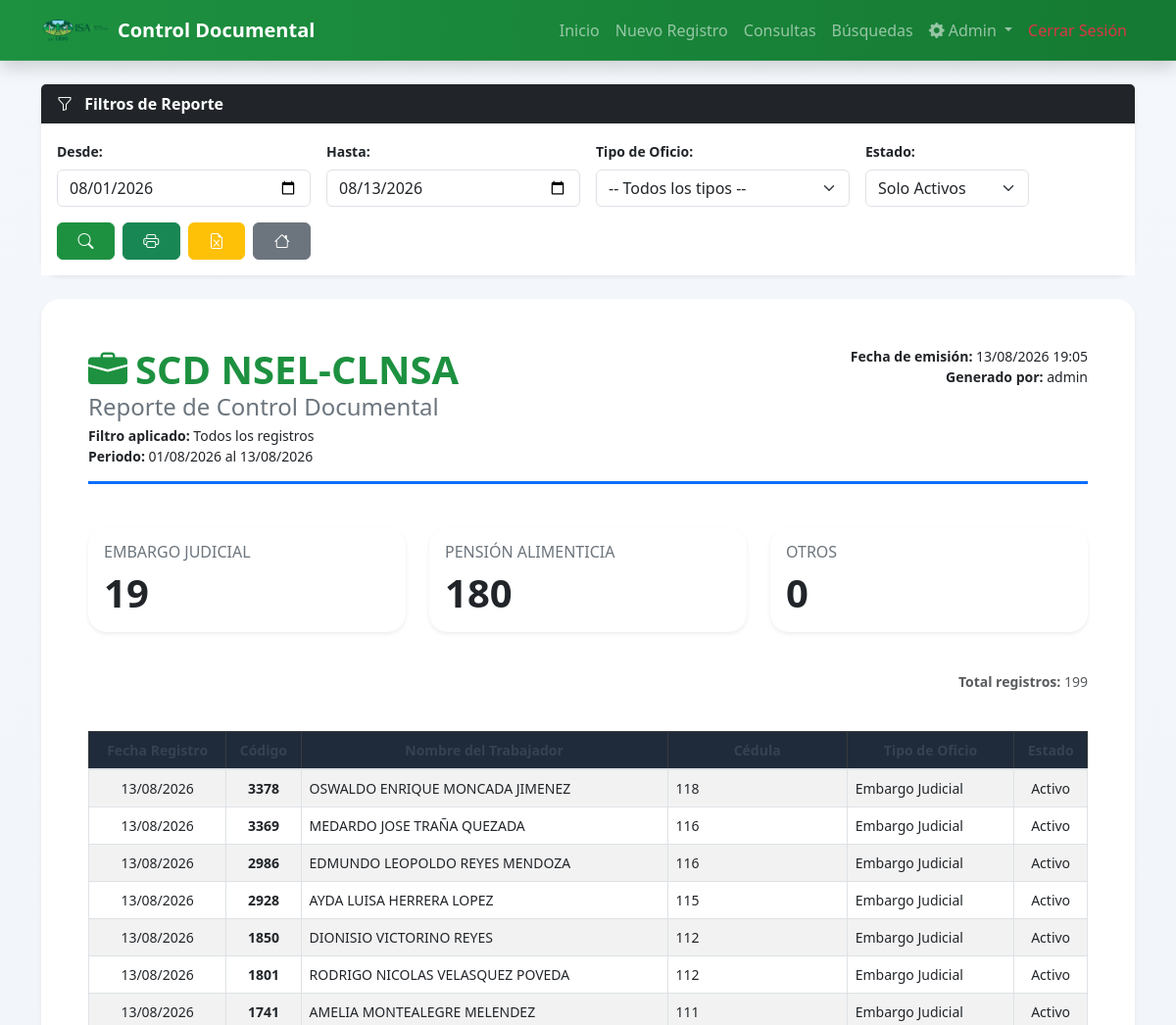
The page /reporte_imprimible.php (signed in, upper part) on the database as committed earlier.
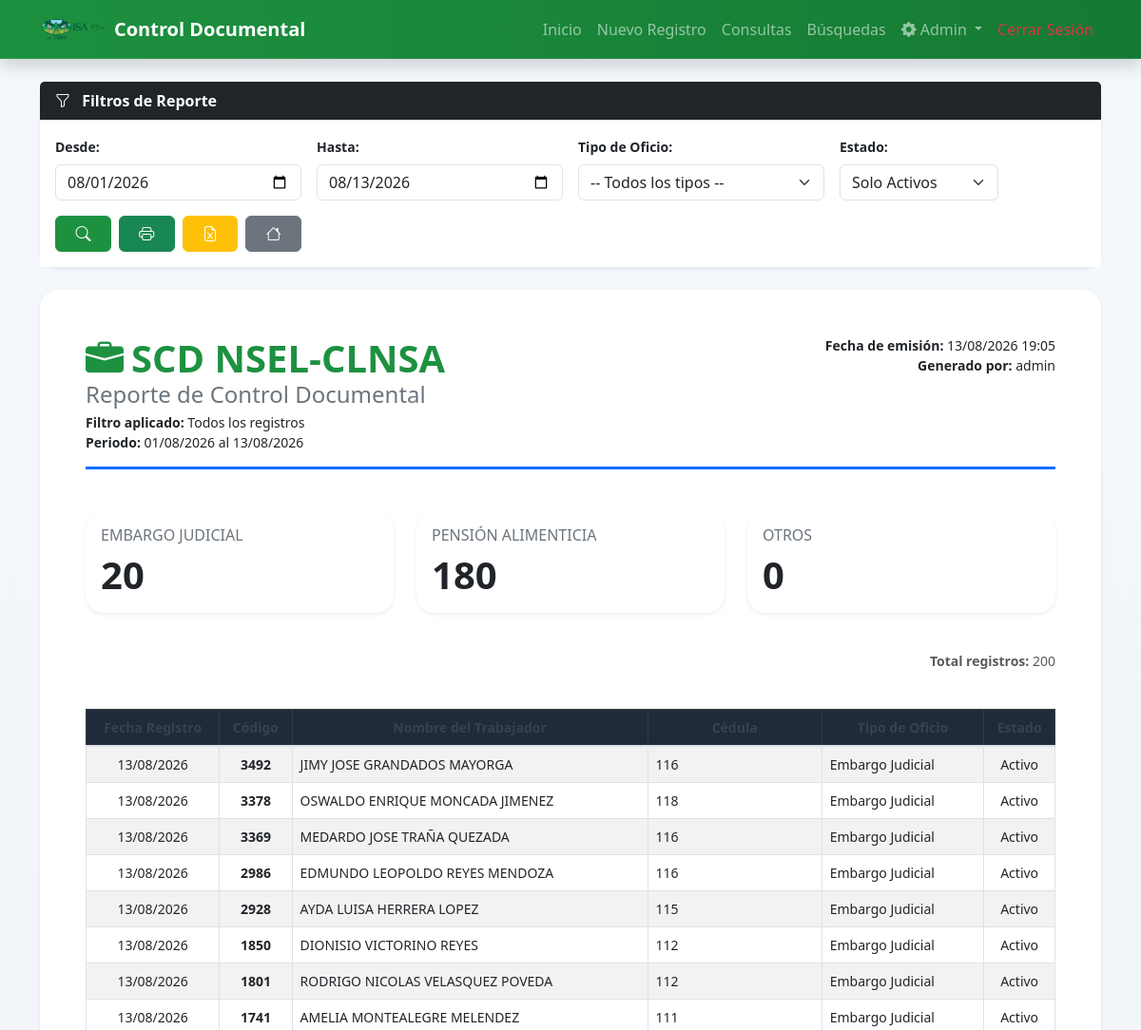
The same page on the database as committed later.
### tables this page shows
CREATE TABLE `trabajadores` (
  `id` int(11) NOT NULL AUTO_INCREMENT,
  `codigo_trabajador` varchar(20) NOT NULL,
  `nombre_completo` varchar(100) NOT NULL,
  `cedula` varchar(20) NOT NULL,
  `foto_perfil` varchar(255) DEFAULT NULL,
  `descripcion_oficio` text DEFAULT NULL,
  `archivo_adjunto` varchar(255) DEFAULT NULL,
  `tipo_documento` enum('Embargo Judicial','Pensión Alimenticia','Otro') DEFAULT NULL,
  `fecha_registro` timestamp NOT NULL DEFAULT current_timestamp(),
  `inhabilitado` tinyint(1) NOT NULL DEFAULT 0,
  `fecha_inhabilitacion` date DEFAULT NULL,
  `motivo_inhabilitacion` text DEFAULT NULL,
  `doc_inhabilitacion` varchar(255) DEFAULT NULL,
  `usuario_inhabilito` varchar(50) DEFAULT NULL,
  `nombre_adjunto` varchar(255) DEFAULT NULL,
  `usuario_registro` varchar(255) DEFAULT NULL,
  `valor_inicial` decimal(10,2) DEFAULT NULL,
  `valor_final` decimal(10,2) DEFAULT NULL,
  `condicion_especial_1` text DEFAULT NULL,
  `condicion_especial_2` text DEFAULT NULL,
  `fecha_especial_1` date DEFAULT NULL,
  `fecha_especial_2` date DEFAULT NULL,
  `banco_institucion` varchar(255) DEFAULT NULL,
  PRIMARY KEY (`id`)
);

### reporte_imprimible.php (the view, shortened to what this page needs)
<?php
include 'conexion.php';
$fecha_inicio = isset($_GET['fecha_inicio']) ? $_GET['fecha_inicio'] : date("Y-m-01");
$fecha_fin    = isset($_GET['fecha_fin']) ? $_GET['fecha_fin'] : date("Y-m-d");
$tipo_filtro  = isset($_GET['tipo_documento']) ? $_GET['tipo_documento'] : 'Todos';
$estado_filtro = isset($_GET['estado']) ? $_GET['estado'] : 'activos';
$sql = "SELECT * FROM trabajadores WHERE DATE(fecha_registro) BETWEEN :fecha_inicio AND :fecha_fin";
if ($estado_filtro === 'activos') {
    $sql .= " AND inhabilitado = 0";
} elseif ($estado_filtro === 'inhabilitados') {
    $sql .= " AND inhabilitado = 1";
}
$sql .= " ORDER BY fecha_registro DESC";
$stmt = $conexion->prepare($sql);
$stmt->bindParam(':fecha_inicio', $fecha_inicio);
$stmt->bindParam(':fecha_fin', $fecha_fin);
$stmt->execute();
$stats_sql = "SELECT tipo_documento, COUNT(*) AS cantidad FROM trabajadores WHERE DATE(fecha_registro) BETWEEN :fecha_inicio AND :fecha_fin";
if ($estado_filtro === 'activos') {
    $stats_sql .= " AND inhabilitado = 0";
} elseif ($estado_filtro === 'inhabilitados') {
    $stats_sql .= " AND inhabilitado = 1";
}
$stats_sql .= " GROUP BY tipo_documento";
$stats_stmt = $conexion->prepare($stats_sql);
$stats_stmt->bindParam(':fecha_inicio', $fecha_inicio);
$stats_stmt->bindParam(':fecha_fin', $fecha_fin);
$stats_stmt->execute();
$stats = [
    'Embargo Judicial' => 0,
    'Pensión Alimenticia' => 0,
    'Otro' => 0,
];
while ($row = $stats_stmt->fetch(PDO::FETCH_ASSOC)) {
    $stats[$row['tipo_documento']] = (int)$row['cantidad'];
}
$total_registros = array_sum($stats);
$fecha_actual = date("d/m/Y H:i");
?>
<?php
include 'includes/header.php';
?>
<div class="mt-4 mb-5">
    <div class="card shadow-sm mb-4 no-print border-0">
        <div class="card-header bg-dark text-white fw-bold">
            <i class="bi bi-funnel me-2"></i> Filtros de Reporte
        </div>
        <div class="card-body bg-white">
            <form method="GET" class="row g-3 align-items-end">
                <div class="col-md-3">
                    <label class="form-label small fw-bold">Desde:</label>
                    <input type="date" name="fecha_inicio" class="form-control" value="<?php echo htmlspecialchars($fecha_inicio); ?>">
                </div>
                <div class="col-md-3">
                    <label class="form-label small fw-bold">Hasta:</label>
                    <input type="date" name="fecha_fin" class="form-control" value="<?php echo htmlspecialchars($fecha_fin); ?>">
                </div>
                <div class="col-md-3">
                    <label class="form-label small fw-bold">Tipo de Oficio:</label>
                    <select name="tipo_documento" class="form-select">
                        <option value="Todos" <?php echo ($tipo_filtro == 'Todos') ? 'selected' : ''; ?>>-- Todos los tipos --</option>
                    </select>
                </div>
                <div class="col-md-2">
                    <label class="form-label small fw-bold">Estado:</label>
                    <select name="estado" class="form-select">
                        <option value="activos"       <?php echo ($estado_filtro == 'activos')       ? 'selected' : ''; ?>>Solo Activos</option>
                    </select>
                </div>
                <div class="col-md-3 d-flex gap-2">
                    <button type="submit" class="btn btn-primary flex-grow-1" title="Filtrar">
                        <i class="bi bi-search"></i>
                    </button>
                    <button type="button" onclick="window.print();" class="btn btn-success flex-grow-1" title="Imprimir PDF">
                        <i class="bi bi-printer"></i>
                    </button>
                    <a href="exportar_excel.php?fecha_inicio=<?php echo urlencode($fecha_inicio); ?>&fecha_fin=<?php echo urlencode($fecha_fin); ?>&tipo_documento=<?php echo urlencode($tipo_filtro); ?>&estado=<?php echo urlencode($estado_filtro); ?>"
                       class="btn btn-warning flex-grow-1 text-white" title="Exportar Excel">
                        <i class="bi bi-file-earmark-excel"></i>
                    </a>
                    <a href="panel.php" class="btn btn-secondary flex-grow-1" title="Volver al Inicio">
                        <i class="bi bi-house"></i>
                    </a>
                </div>
            </form>
        </div>
    </div>
    <div class="card p-5 shadow-sm border-0">
        <div class="header-reporte d-flex flex-column flex-lg-row justify-content-between align-items-start gap-4">
            <div>
                <h1 class="fw-bold text-primary mb-0"><i class="bi bi-briefcase-fill me-2"></i>SCD NSEL-CLNSA</h1>
                <h4 class="text-secondary mb-1">Reporte de Control Documental</h4>
                <p class="mb-0 small">
                    <strong>Filtro aplicado:</strong> <?php echo htmlspecialchars(($tipo_filtro == 'Todos') ? 'Todos los registros' : $tipo_filtro); ?>
                </p>
                <p class="mb-0 small">
                    <strong>Periodo:</strong> <?php echo date("d/m/Y", strtotime($fecha_inicio)); ?> al <?php echo date("d/m/Y", strtotime($fecha_fin)); ?>
                </p>
            </div>
            <div class="text-end small">
                <p class="mb-0"><strong>Fecha de emisión:</strong> <?php echo $fecha_actual; ?></p>
                <p class="mb-0"><strong>Generado por:</strong> <?php echo htmlspecialchars($_SESSION['usuario_nombre']); ?></p>
            </div>
        </div>
        <div class="row mt-4 mb-4">
            <div class="col-md-4 mb-3">
                <div class="card border-0 shadow-sm h-100">
                    <div class="card-body p-3">
                        <h6 class="text-uppercase text-secondary mb-2">Embargo Judicial</h6>
                        <p class="display-6 fw-bold mb-0"><?php echo $stats['Embargo Judicial']; ?></p>
                    </div>
                </div>
            </div>
            <div class="col-md-4 mb-3">
                <div class="card border-0 shadow-sm h-100">
                    <div class="card-body p-3">
                        <h6 class="text-uppercase text-secondary mb-2">Pensión Alimenticia</h6>
                        <p class="display-6 fw-bold mb-0"><?php echo $stats['Pensión Alimenticia']; ?></p>
                    </div>
                </div>
            </div>
            <div class="col-md-4 mb-3">
                <div class="card border-0 shadow-sm h-100">
                    <div class="card-body p-3">
                        <h6 class="text-uppercase text-secondary mb-2">Otros</h6>
                        <p class="display-6 fw-bold mb-0"><?php echo $stats['Otro']; ?></p>
                    </div>
                </div>
            </div>
        </div>
        <div class="mb-3 text-end small text-muted">
            <strong>Total registros:</strong> <?php echo $total_registros; ?>
        </div>
        <table class="table table-bordered table-striped align-middle mt-4">
            <thead class="table-dark text-center small">
                <tr>
                    <th>Fecha Registro</th>
                    <th>Código</th>
                    <th>Nombre del Trabajador</th>
                    <th>Cédula</th>
                    <th>Tipo de Oficio</th>
                    <th>Estado</th>
                </tr>
            </thead>
            <tbody>
                <?php if($stmt->rowCount() > 0): ?>
                    <?php while($row = $stmt->fetch(PDO::FETCH_ASSOC)): ?>
                    <tr class="small" style="<?php echo $row['inhabilitado'] ? 'background-color:#f8d7da;color:#842029;' : ''; ?>">
                        <td class="text-center"><?php echo date("d/m/Y", strtotime($row['fecha_registro'])); ?></td>
                        <td class="text-center fw-bold"><?php echo htmlspecialchars($row['codigo_trabajador']); ?></td>
                        <td><?php echo htmlspecialchars($row['nombre_completo']); ?></td>
                        <td><?php echo htmlspecialchars($row['cedula']); ?></td>
                        <td><?php echo htmlspecialchars($row['tipo_documento']); ?></td>
                        <td class="text-center"><?php echo $row['inhabilitado'] ? 'Inhabilitado' : 'Activo'; ?></td>
                    </tr>
                    <?php endwhile; ?>
                <?php endif; ?>
            </tbody>
        </table>
    <?php include 'includes/footer.php'; ?>

### includes/header.php (shortened to what this page needs)
<?php
$current_page = basename($_SERVER['PHP_SELF']);
?>
<!DOCTYPE html>
<html lang="es">
<head>
    <link href="css/bootstrap.min.css" rel="stylesheet">
    <link href="css/isa-colors.css" rel="stylesheet">
    <link rel="stylesheet" href="font/bootstrap-icons.css">
</head>
<body>
<nav class="navbar navbar-expand-lg navbar-dark bg-dark shadow mb-4">
    <div class="container">
        <a class="navbar-brand fw-bold d-flex align-items-center" href="panel.php">
            <img src="img/isa-logo.png" alt="ISA" style="max-height: 35px;" class="me-2">
            <span>Control Documental</span>
        </a>
        <div class="collapse navbar-collapse" id="navbarNav">
            <ul class="navbar-nav ms-auto">
                <li class="nav-item"><a class="nav-link <?= ($current_page == 'panel.php') ? 'active' : '' ?>" href="panel.php">Inicio</a></li>
                <li class="nav-item"><a class="nav-link <?= ($current_page == 'registro.php') ? 'active' : '' ?>" href="registro.php">Nuevo Registro</a></li>
                <li class="nav-item"><a class="nav-link <?= ($current_page == 'consulta.php') ? 'active' : '' ?>" href="consulta.php">Consultas</a></li>
                <li class="nav-item"><a class="nav-link <?= ($current_page == 'buscar_trabajadores.php') ? 'active' : '' ?>" href="buscar_trabajadores.php">Búsquedas</a></li>
                <?php if (isset($_SESSION['rol']) && $_SESSION['rol'] === 'admin'): ?>
                <li class="nav-item dropdown">
                    <a class="nav-link dropdown-toggle <?= ($current_page == 'usuarios.php' || $current_page == 'carga_masiva.php') ? 'active' : '' ?>" href="#" role="button" data-bs-toggle="dropdown">
                        <i class="bi bi-gear-fill me-1"></i>Admin
                    </a>
                </li>
                <?php else: ?>
                <li class="nav-item"><a class="nav-link <?= ($current_page == 'usuarios.php') ? 'active' : '' ?>" href="usuarios.php">Usuarios</a></li>
                <?php endif; ?>
                <li class="nav-item"><a class="nav-link text-danger" href="logout.php">Cerrar Sesión</a></li>
            </ul>
        </div>
    </div>
</nav>
<div class="container">

### includes/footer.php (shortened to what this page needs)
</div>
</body>
</html>

### css/isa-colors.css (style rules this page uses)
:root { --isa-primary: #1d9140; --isa-primary-dark: #157a33; --isa-primary-light: #2eb859; --bs-primary: #1d9140; --bs-primary-rgb: 29, 145, 64; --bs-secondary: #6c757d; --bs-success: #1d9140; --bs-info: #0dcaf0; --bs-warning: #ffc107; --bs-danger: #dc3545; --bs-light: #f8f9fa; --bs-dark: #212529; }
.navbar-dark { background: linear-gradient(90deg, #1d9140 0%, #157a33 100%) !important; }
.btn-primary { background-color: #1d9140; border-color: #1d9140; }
a { color: #1d9140; }
.table thead th { background-color: #1d9140; color: white; }
.text-primary { color: #1d9140 !important; }

### includes/header.php (style rules this page uses)
body { background: linear-gradient(180deg, #f4f7fb 0%, #eef2f7 40%, #f8f9fa 100%); min-height: 100vh; }
.navbar { border-bottom: 1px solid rgba(255,255,255,.08); }
.navbar-brand img { max-height: 34px; }
.card { border: none; border-radius: 1.2rem; box-shadow: 0 1.25rem 2.5rem rgba(41, 51, 63, 0.08); transition: transform .18s ease, box-shadow .18s ease, border-color .18s ease; }
.card-header { border-bottom: none; background: transparent; }
.table thead th { border-bottom: 2px solid #dee2e6; background: rgba(13,110,253,.08); color: #374151; font-weight: 600; }
.table tbody tr { transition: background-color .15s ease; }
.btn, .btn-outline-dark { transition: transform .15s ease, box-shadow .15s ease, background-color .15s ease; }

### reporte_imprimible.php (style rules this page uses)
.header-reporte { border-bottom: 3px solid #0d6efd; padding-bottom: 15px; margin-bottom: 20px; }
.table thead { background-color: #212529 !important; color: white !important; }

Rows that differ between the two databases and show on the page:
added trabajadores: fecha_registro "13/08/2026", codigo_trabajador "3492", nombre_completo "JIMY JOSE GRANDADOS MAYORGA", cedula "116", tipo_documento "Embargo Judicial", inhabilitado "Activo"
Other text that changed with them:
$stats['Embargo Judicial']: "19" → "20"
$total_registros: "199" → "200"
